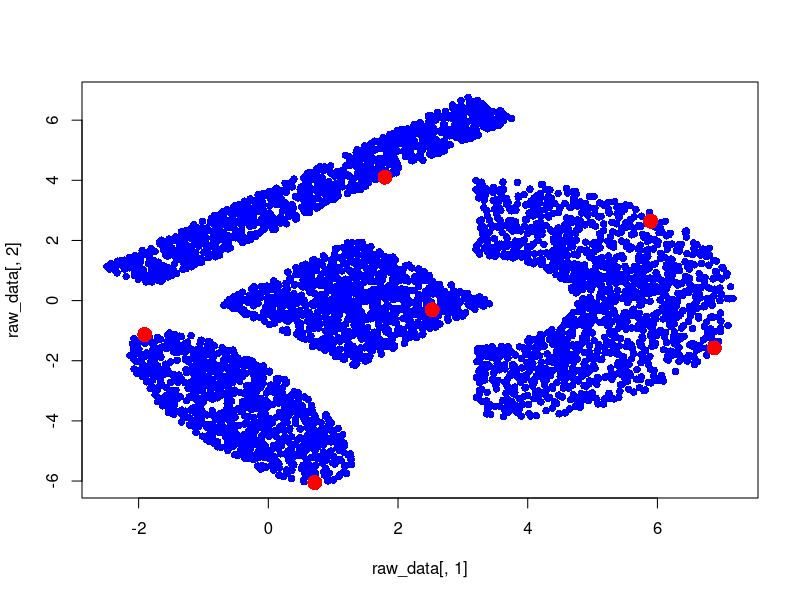
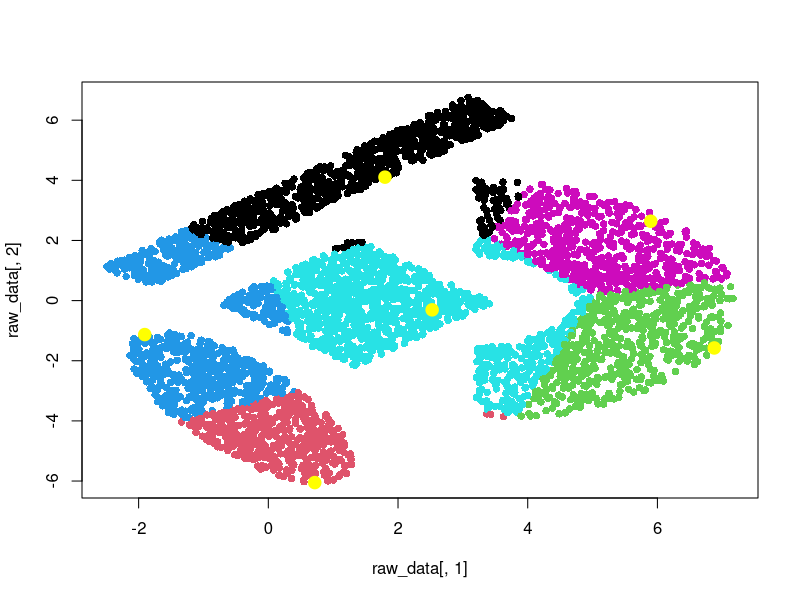

These figures' R source, in order:
###GreedyKCenters###  
setwd("C:/Users/Lenovo/Desktop")
raw_data<-read.csv("ShapedData.csv",header = F)
k=6
n=nrow(raw_data)
plot(x=raw_data[,1],y=raw_data[,2],col="blue",pch=16)
#initialization:select a point randomly
initial_point<-as.matrix(raw_data[sample(row.names(raw_data), 1),])
distance_matrix<-matrix(data=NA,nrow=n,ncol=k)
point_matrix<-matrix(data=NA,nrow=k,ncol=2)
point_matrix[1,]<-initial_point
points(x=point_matrix[1,1],y=point_matrix[1,2],col="red",pch=16,cex=2)
i=1
distance_matrix[,i]<-(raw_data[,1]-point_matrix[1,1])^2+(raw_data[,2]-point_matrix[1,2])^2
y<-which.max(distance_matrix[,1])
for (i in 2:k) {
  point_new<-as.matrix(raw_data[y,])
  point_matrix[i,]<-point_new
  distance_matrix[,i]<-(raw_data[,1]-point_matrix[i,1])^2+(raw_data[,2]-point_matrix[i,2])^2
  min_dis=c()
  for (j in 1:n){
    min_dis[j]<-min(distance_matrix[j,1:i])
  }
  y<-which.max(min_dis)
  points(x=point_matrix[i,1],y=point_matrix[i,2],col="red",pch=16,cex=2)
}

clusters<-function(ct,data){
  distance<-matrix(data = NA,nrow=n,ncol=k)
  cluster<-c()
  for (j in 1:k){
    distance[,j]<-(data[,1]-ct[j,1])^2+(data[,2]-ct[j,2])^2
  }
  for (i in 1:n){
    cluster[i]<-which.min(distance[i,])
  }
  cluster
}

cluster<-clusters(point_matrix,raw_data)
data<-cbind(raw_data,cluster)
plot(x=raw_data[,1],y=raw_data[,2],col=data[,3],pch=16)
points(point_matrix,col="yellow",pch=20,cex=2.5)



